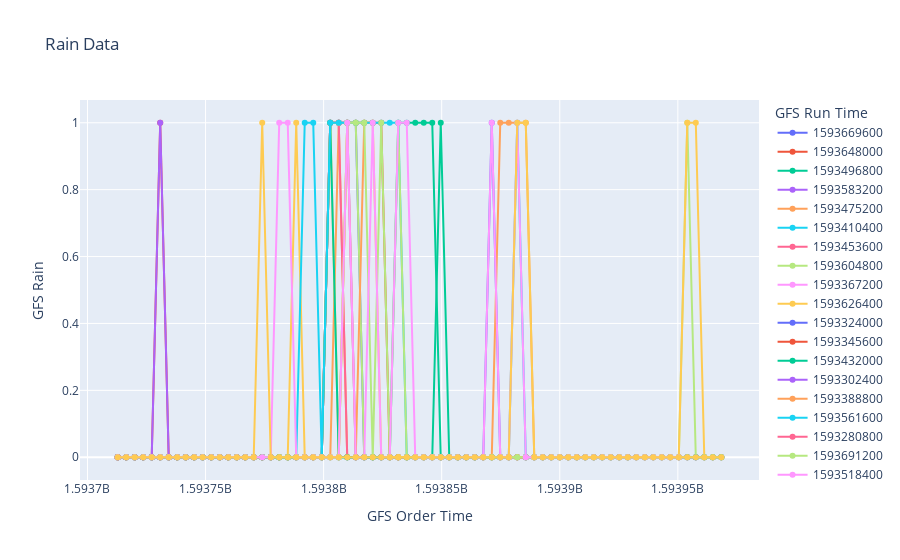

Notebook code for this chart:
### Code cell
cityname = loadjsonfile(r"C:\Users\Dhivya\New York.json")
result = getGFSRainData(cityname)
result
